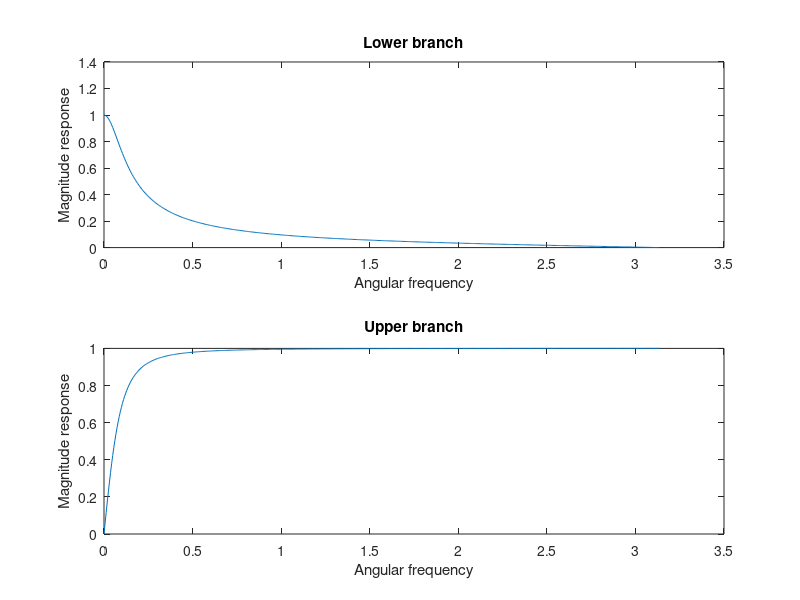

This figure's MATLAB source:
hold on
lb_num=[0.1 0.1];
lb_den=[2 -1.8];
[h_lb, w]=freqz(lb_num, lb_den);
subplot(2,1,1);
plot(w, abs(h_lb));
title('Lower branch');
xlabel('Angular frequency');
ylabel('Magnitude response');

ub_num=[1.9 -1.9];
ub_den=[2 -1.8];
[h_ub, w]=freqz(ub_num, ub_den);
subplot(2,1,2);
plot(w, abs(h_ub));
title('Upper branch');
xlabel('Angular frequency');
ylabel('Magnitude response');